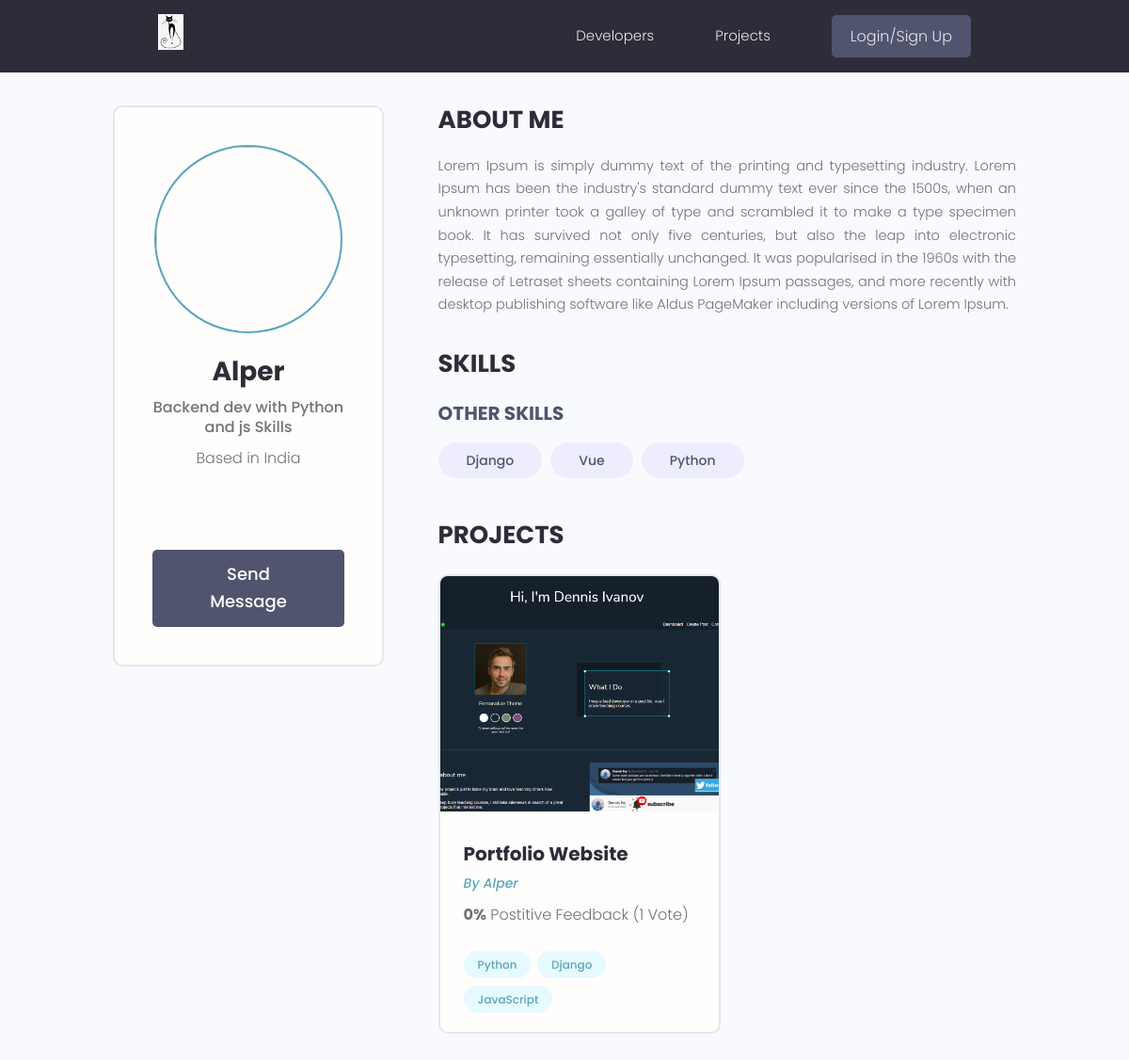
The page /profile/5e6673e4-185e-443f-9e1a-3f533fb8cef1/ on the database its author committed.
### users/models.py (models this page shows, shortened)
class Profile(models.Model):
    user = models.OneToOneField(
        User, on_delete=models.CASCADE, null=True, blank=True)
    name = models.CharField(max_length=200, blank=True, null=True)
    email = models.EmailField(max_length=500, blank=True, null=True)
    username = models.CharField(max_length=200, blank=True, null=True)
    location = models.CharField(max_length=200, blank=True, null=True)
    short_intro = models.CharField(max_length=200, blank=True, null=True)
    bio = models.TextField(blank=True, null=True)
    profile_image = models.ImageField(
        null=True, blank=True, upload_to='profiles/', default="profiles/user-default.png")
    social_github = models.CharField(max_length=200, blank=True, null=True)
    social_twitter = models.CharField(max_length=200, blank=True, null=True)
    social_linkedin = models.CharField(max_length=200, blank=True, null=True)
    social_youtube = models.CharField(max_length=200, blank=True, null=True)
    social_website = models.CharField(max_length=200, blank=True, null=True)
    created = models.DateTimeField(auto_now_add=True)
    id = models.UUIDField(default=uuid.uuid4, unique=True,
                          primary_key=True, editable=False)
    class Meta:
        ordering = ['created']
    @property
    def imageURL(self):
        try:
            url = self.profile_image.url
        except:
            url = ''
        return url

class Skill(models.Model):
    owner = models.ForeignKey(
        Profile, on_delete=models.CASCADE, null=True, blank=True)
    name = models.CharField(max_length=200, blank=True, null=True)
    description = models.TextField(null=True, blank=True)
    created = models.DateTimeField(auto_now_add=True)
    id = models.UUIDField(default=uuid.uuid4, unique=True,
                          primary_key=True, editable=False)
    def __str__(self):
        return str(self.name)

### projects/models.py (models this page shows, shortened)
class Project(models.Model):
    owner = models.ForeignKey(
        Profile, null=True, blank=True, on_delete=models.CASCADE)
    title = models.CharField(max_length=200)
    description = models.TextField(null=True, blank=True)
    featured_image = models.ImageField(
        null=True, blank=True, default="default.jpg")
    demo_link = models.CharField(max_length=2000, null=True, blank=True)
    source_link = models.CharField(max_length=2000, null=True, blank=True)
    tags = models.ManyToManyField('Tag', blank=True)
    vote_total = models.IntegerField(default=0, null=True, blank=True)
    vote_ratio = models.IntegerField(default=0, null=True, blank=True)
    created = models.DateTimeField(auto_now_add=True)
    id = models.UUIDField(default=uuid.uuid4, unique=True,
                          primary_key=True, editable=False)
    class Meta:
        ordering = ['-vote_ratio', '-vote_total', 'title']
    @property
    def imageURL(self):
        try:
            url = self.featured_image.url
        except:
            url = ''
        return url

class Tag(models.Model):
    name = models.CharField(max_length=200)
    created = models.DateTimeField(auto_now_add=True)
    id = models.UUIDField(default=uuid.uuid4, unique=True,
                          primary_key=True, editable=False)
    def __str__(self):
        return self.name

### users/views.py (the view)
# urls.py: path('profile/<str:pk>/', views.userProfile, name="user-profile"),
def userProfile(request, pk):
    profile = Profile.objects.get(id=pk)
    topSkills = profile.skill_set.exclude(description__exact="")
    otherSkills = profile.skill_set.filter(description="")
    context = {'profile': profile, 'topSkills': topSkills,
               "otherSkills": otherSkills}
    return render(request, 'users/user-profile.html', context)

### users/templates/users/user-profile.html (shortened to what this page needs)
{% extends 'main.html' %}
{% block content %}
<main class="profile my-md">
    <div class="container">
        <div class="layout">
            <div class="column column--1of3">
                <div class="card text-center">
                    <div class="card__body dev">
                        <img class="avatar avatar--xl" src="{{ profile.imageURL }}" />
                        <h2 class="dev__name">{{profile.name}}</h2>
                        <p class="dev__title">{{profile.short_intro}}</p>
                        <p class="dev__location">Based in {{profile.location}}</p>
                        <ul class="dev__social">
                        </ul>
                        {% if request.user.profile.id != profile.id %}
                        <a href="{% url 'create-message' profile.id %}" class="btn btn--sub btn--lg">Send Message </a>
                        {% endif %}
                    </div>
                </div>
            </div>
            <div class="column column--2of3">
                <div class="devInfo">
                    <h3 class="devInfo__title">About Me</h3>
                    <p class="devInfo__about">{{profile.bio}}</p>
                </div>
                <div class="devInfo">
                    <h3 class="devInfo__title">Skills</h3>
                    <div class="devInfo__skills">
                        <h3 class="devInfo__subtitle">Other Skills</h3>
                        <div class="devInfo__otherSkills">
                            {% for skill in otherSkills %}
                            <span class="tag tag--pill tag--sub tag--lg">
                                <small>{{skill}}</small>
                            </span>
                            {% endfor %}
                        </div>
                    </div>
                </div>
                <div class="devInfo">
                    <h3 class="devInfo__title">Projects</h3>
                    <div class="grid grid--two">
                        {% for project in profile.project_set.all %}
                        <div class="column">
                            <div class="card project">
                                <a href="{% url 'project' project.id %}" class="project">
                                    <img class="project__thumbnail" src="{{project.imageURL}}"
                                        alt="project thumbnail" />
                                    <div class="card__body">
                                        <h3 class="project__title">{{project.title}}</h3>
                                        <p><a class="project__author"
                                                href="{% url 'user-profile' project.owner.id %}">By
                                                {{project.owner.name}}</a>
                                        </p>
                                        <p class="project--rating">
                                            <span style="font-weight: bold;">{{project.vote_ratio}}%</span> Postitive
                                            Feedback ({{project.vote_total}} Vote{{project.vote_total|pluralize:"s"}})
                                        </p>
                                        <div class="project__tags">
                                            {% for tag in project.tags.all %}
                                            <span class="tag tag--pill tag--main">
                                                <small>{{tag}}</small>
                                            </span>
                                            {% endfor %}
                                        </div>
                                    </div>
                                </a>
                            </div>
                        </div>
                        {% endfor %}
                    </div>
                </div>
            </div>
        </div>
    </div>
</main>
{% endblock content %}

### static/styles/app.css (style rules this page uses)
:root { --color-sub: #2d2d39; }
.btn--sub { background-color: var(--color-sub-light); }
.card { border: 2px solid var(--color-light); }
img { width: 100%; }
.profile .card > .dev { padding: 4rem; }
.dev__name { color: var(--color-sub); font-size: 2.8rem; font-weight: 700; margin-top: 1rem; margin-bottom: 0.5rem; }
.dev__title { font-size: 1.6rem; font-weight: 500; line-height: 1.3; }
.dev__location { margin-top: 1rem; }
.dev__social { margin: 3rem 0; list-style: none; display: flex; justify-content: center; gap: 1.5rem; }
.devInfo { margin-bottom: 3rem; }
.devInfo__title, .devInfo__subtitle { font-size: 2.6rem; color: var(--color-sub); text-transform: uppercase; font-weight: 700; margin-bottom: 1.5rem; }
.devInfo__subtitle { font-size: 2rem; color: var(--color-sub-light); }
.devInfo__about, .devSkill__info { font-size: 1.45rem; line-height: 1.7; text-align: justify; }
.project__author { font-size: 1.4rem; font-style: italic; }
.project--rating { margin-bottom: 1.6em; margin-top: .5em; }
.project__thumbnail { height: 25rem; object-fit: cover; object-position: top center; }
.project__title { font-size: 2rem; font-weight: 700; color: var(--color-sub); }

### static/uikit/styles/modules/_variables.css (style rules this page uses)
:root { --color-main: #5aa5b9; --color-main-light: #e6faff; --color-sub: #3f4156; --color-sub-light: #51546e; --color-sub-lighter: #ededfd; --color-text: #737373; --color-gray: #8b8b8b; --color-light: #e5e7eb; --color-light-gray: #767676; --color-bg: #f8fafd; --color-white: #fffefd; --color-white-light: #f3f3f3; --color-success: #359e64; --color-success-bg: #def8e8; --color-error: #fc4b0b; --color-error-bg: #fff2ee; --font-base: 'Poppins', arial, helvetica, 'Segoe UI', roboto, ubuntu, sans-serif; --font-monospace: 'Fira Code', 'Courier New', courier, monospace; --font-regular: 300; --font-medium: 500; --font-bold: 700; --generic-shadow: 1px 1px 5px #00000010; --generic-transition: all 0.3s ease-in-out; }

### static/uikit/styles/modules/_base.css (style rules this page uses)
* { margin: 0; padding: 0; box-sizing: border-box; text-rendering: optimizeLegibility; color: inherit; font-size: inherit; }
html { font-size: 50%; }
@media only screen and (min-width: 480px) { html { font-size: 56.25%; } }
@media only screen and (min-width: 1200px) { html { font-size: 62.5%; } }
body { line-height: 1.6; font-weight: 400; font-size: 1.5rem; color: var(--color-text); background-color: var(--color-bg); min-height: 100vh; }

### static/uikit/styles/modules/_typography.css (style rules this page uses)
* { font-family: var(--font-base); }
h2 { font-size: 3.6rem; font-weight: var(--font-bold); }
h3 { font-size: 3.2rem; font-weight: var(--font-medium); }
p, span, strong { font-size: 1.6rem; color: var(--color-text); font-weight: var(--font-regular); }
a { padding-bottom: 2px; text-decoration: none; display: inline-block; color: var(--color-main); font-weight: var(--font-medium); }

### static/uikit/styles/modules/_utilities.css (style rules this page uses)
.container { width: 92%; max-width: 165rem; margin: 0 auto; box-sizing: border-box; }
@media screen and (min-width: 1000px) { .container { width: 90%; } }
@media screen and (min-width: 1200px) { .container { width: 80%; } }
.text-center { text-align: center; }
.my-md { margin: 3rem auto; }

### static/uikit/styles/modules/_avatar.css (style rules this page uses)
.avatar { border-radius: 50%; border: 2px solid var(--color-main); object-fit: cover; }
.avatar--xl { height: 20rem; width: 20rem; }

### static/uikit/styles/modules/_button.css (style rules this page uses)
.btn { display: inline-block; position: relative; cursor: pointer; background-color: var(--color-light); font-weight: var(--font-medium); color: var(--color-sub); text-decoration: none; padding: 1rem 2rem; border-radius: 0.5rem; border: none; width: -webkit-fit-content; width: -moz-fit-content; width: fit-content; height: -webkit-fit-content; height: -moz-fit-content; height: fit-content; font-size: 1.6rem; outline-width: 0; outline-color: transparent; -webkit-backface-visibility: hidden; backface-visibility: hidden; transition: all 0.3s ease-in-out; }
.btn--sub { background-color: var(--color-sub); color: var(--color-white); }
.btn--lg { font-size: 1.8rem; padding: 1.2rem 4.5rem; }

### static/uikit/styles/modules/_card.css (style rules this page uses)
.card { border-radius: 1rem; background-color: var(--color-white); border: 1.5px solid var(--color-light); width: auto; height: auto; margin-top: 0.5rem; margin-bottom: 0.5rem; overflow: hidden; }
.card__body, .card__header { padding: 2rem 2.5rem; }

### static/uikit/styles/modules/_layout.css (style rules this page uses)
.layout { display: flex; flex-flow: row wrap; justify-content: space-between; }
.layout > .column { margin-bottom: 3rem; }
.layout > .column.column--1of3 { flex-basis: 30%; }
.layout > .column.column--2of3 { flex-basis: 64%; }

### rows shown on the page
Profile: name "Alper", short_intro "Backend dev with Python and js Skills", location "India", bio "Lorem Ipsum is simply dummy text of the printing and typesetting industry. Lorem Ipsum has been the industry's standard dummy text ever since the 1500s, when an unknown printer took a galley of type and scrambled it to make a type specimen book. It has survived not only five centuries, but also the leap into electronic typesetting, remaining essentially unchanged. It was popularised in the 1960s with the release of Letraset sheets containing Lorem Ipsum passages, and more recently with desktop publishing software like Aldus PageMaker including versions of Lorem Ipsum."
Skill: name "Django"
Skill: name "Vue"
Skill: name "Python"
Project: imageURL (picture), title "Portfolio Website", owner.name "Alper", vote_ratio "0", vote_total "1"
Tag: name "Python"
Tag: name "Django"
Tag: name "JavaScript"
